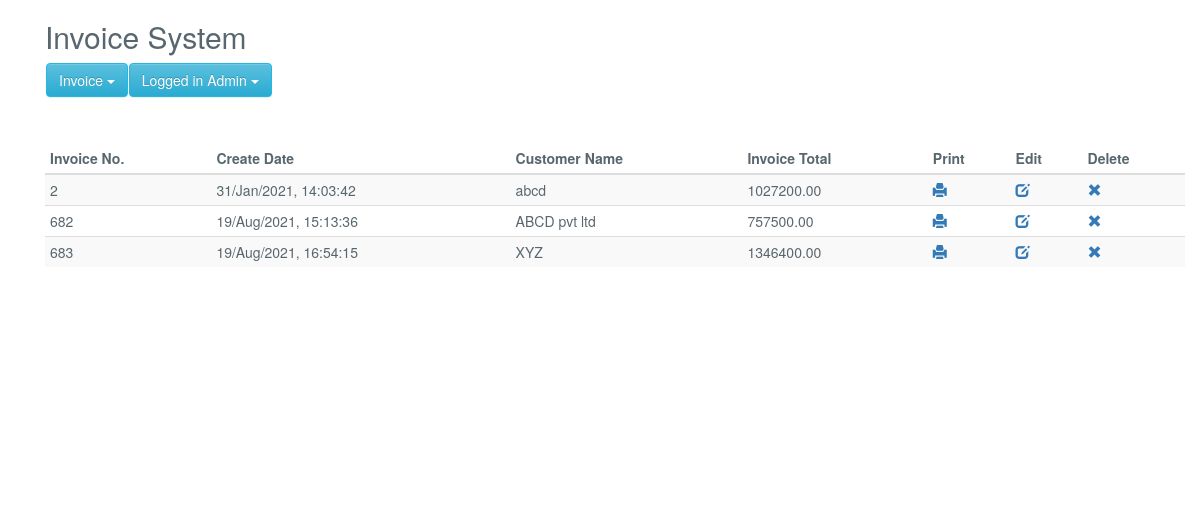
The page /invoice_list.php (signed in) on the database its author committed.
### tables this page shows
CREATE TABLE `invoice_order` (
  `order_id` int(11) NOT NULL,
  `user_id` int(11) NOT NULL,
  `order_date` timestamp NOT NULL DEFAULT current_timestamp(),
  `order_receiver_name` varchar(250) NOT NULL,
  `order_receiver_address` text NOT NULL,
  `order_total_before_tax` decimal(10,2) NOT NULL,
  `order_total_tax` decimal(10,2) NOT NULL,
  `order_tax_per` varchar(250) NOT NULL,
  `order_total_after_tax` double(10,2) NOT NULL,
  `order_amount_paid` decimal(10,2) NOT NULL,
  `order_total_amount_due` decimal(10,2) NOT NULL,
  `note` text NOT NULL
);

### Invoice.php (called while the page is built, shortened)
<?php
class Invoice{
	private $host  = 'localhost';
    private $user  = 'root';
    private $password   = "";
    private $database  = "invoice_system";
    private $invoiceOrderTable = 'invoice_order';
	private $dbConnect = false;
    public function __construct(){
        if(!$this->dbConnect){
            $conn = new mysqli($this->host, $this->user, $this->password, $this->database);
            if($conn->connect_error){
                die("Error failed to connect to MySQL: " . $conn->connect_error);
            }else{
                $this->dbConnect = $conn;
            }
        }
    }
	private function getData($sqlQuery) {
		$result = mysqli_query($this->dbConnect, $sqlQuery);
		$data= array();
		while ($row = mysqli_fetch_array($result, MYSQLI_ASSOC)) {
			$data[]=$row;
		}
		return $data;
	}
	public function getInvoiceList(){
		$sqlQuery = "
			SELECT * FROM ".$this->invoiceOrderTable."
			WHERE user_id = '".$_SESSION['userid']."'";
		return  $this->getData($sqlQuery);
	}
}
?>

### invoice_list.php (the view, shortened to what this page needs)
<?php
include('inc/header.php');
include 'Invoice.php';
$invoice = new Invoice();
$invoice->checkLoggedIn();
?>
<link href="css/style.css" rel="stylesheet">
<?php include('inc/container.php');?>
	<div class="container">
	  <h2 class="title">Invoice System</h2>
	  <?php include('menu.php');?>
      <table id="data-table" class="table table-condensed table-striped">
        <thead>
          <tr>
            <th>Invoice No.</th>
            <th>Create Date</th>
            <th>Customer Name</th>
            <th>Invoice Total</th>
            <th>Print</th>
            <th>Edit</th>
            <th>Delete</th>
          </tr>
        </thead>
        <?php
		$invoiceList = $invoice->getInvoiceList();
        foreach($invoiceList as $invoiceDetails){
			$invoiceDate = date("d/M/Y, H:i:s", strtotime($invoiceDetails["order_date"]));
            echo '
              <tr>
                <td>'.$invoiceDetails["order_id"].'</td>
                <td>'.$invoiceDate.'</td>
                <td>'.$invoiceDetails["order_receiver_name"].'</td>
                <td>'.$invoiceDetails["order_total_after_tax"].'</td>
                <td><a href="print_invoice.php?invoice_id='.$invoiceDetails["order_id"].'" title="Print Invoice"><span class="glyphicon glyphicon-print"></span></a></td>
                <td><a href="edit_invoice.php?update_id='.$invoiceDetails["order_id"].'"  title="Edit Invoice"><span class="glyphicon glyphicon-edit"></span></a></td>
                <td><a href="#" id="'.$invoiceDetails["order_id"].'" class="deleteInvoice"  title="Delete Invoice"><span class="glyphicon glyphicon-remove"></span></a></td>
              </tr>
            ';
        }
        ?>
      </table>
</div>
<?php include('inc/footer.php');?>

### inc/header.php (shortened to what this page needs)
<!DOCTYPE html>
<html>
<head>
<link rel="stylesheet" href="https://maxcdn.bootstrapcdn.com/bootstrap/3.3.5/css/bootstrap.min.css">
<link rel="stylesheet" href="https://maxcdn.bootstrapcdn.com/bootstrap/3.3.5/css/bootstrap-theme.min.css">

### inc/container.php (shortened to what this page needs)
</head>
<body class="">
	<div class="container" style="min-height:500px;">

### menu.php (shortened to what this page needs)
<ul class="nav navbar-nav">
<li class="dropdown">
	<button class="btn btn-info dropdown-toggle" type="button" data-toggle="dropdown">Invoice
	<span class="caret"></span></button>
</li>
<?php
if($_SESSION['userid']) { ?>
	<li class="dropdown">
		<button class="btn btn-info dropdown-toggle" type="button" data-toggle="dropdown">Logged in <?php echo $_SESSION['user']; ?>
		<span class="caret"></span></button>
	</li>
<?php } ?>
</ul>
<br /><br /><br /><br />

### inc/footer.php (shortened to what this page needs)
</div>
</body></html>

### css/style.css (style rules this page uses)
html { background-color1: #f0f3f4; position: relative; min-height: 100%; }
body { background-color: transparent; color: #58666e; font-family: "Source Sans Pro","Helvetica Neue",Helvetica,Arial,sans-serif; font-size: 14px; line-height: 1.42857; }
.navbar-nav>li { float:left; margin-left:1px; }
.btn-info, .panel-info { background-color: #23b7e5; border-color: #23b7e5; color: #fff !important; }

### rows shown on the page
invoice_order: order_id "2", order_date "31/Jan/2021, 14:03:42", order_receiver_name "abcd", order_total_after_tax "1027200.00"
invoice_order: order_id "682", order_date "19/Aug/2021, 15:13:36", order_receiver_name "ABCD pvt ltd", order_total_after_tax "757500.00"
invoice_order: order_id "683", order_date "19/Aug/2021, 16:54:15", order_receiver_name "XYZ", order_total_after_tax "1346400.00"

### other values the page prints
$_SESSION['user'] "Admin"
